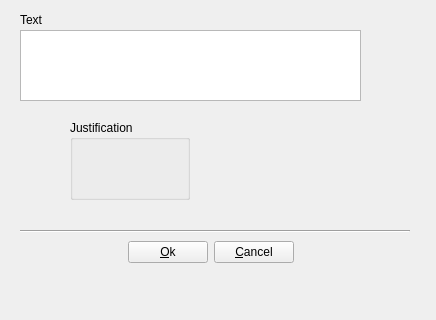
<?xml version="1.0" encoding="UTF-8"?>
<ui version="4.0">
 <class>Form</class>
 <widget class="QWidget" name="Form">
  <property name="geometry">
   <rect>
    <x>0</x>
    <y>0</y>
    <width>436</width>
    <height>320</height>
   </rect>
  </property>
  <property name="windowTitle">
   <string>Form</string>
  </property>
  <widget class="Line" name="line">
   <property name="geometry">
    <rect>
     <x>20</x>
     <y>230</y>
     <width>390</width>
     <height>3</height>
    </rect>
   </property>
   <property name="orientation">
    <enum>Qt::Horizontal</enum>
   </property>
  </widget>
  <widget class="QWidget" name="layoutWidget">
   <property name="geometry">
    <rect>
     <x>90</x>
     <y>240</y>
     <width>204</width>
     <height>25</height>
    </rect>
   </property>
   <layout class="QHBoxLayout" name="horizontalLayout">
    <item>
     <spacer name="horizontalSpacer_2">
      <property name="orientation">
       <enum>Qt::Horizontal</enum>
      </property>
      <property name="sizeHint" stdset="0">
       <size>
        <width>40</width>
        <height>20</height>
       </size>
      </property>
     </spacer>
    </item>
    <item>
     <widget class="QPushButton" name="ok">
      <property name="font">
       <font>
        <pointsize>9</pointsize>
       </font>
      </property>
      <property name="text">
       <string>&amp;Ok</string>
      </property>
     </widget>
    </item>
    <item>
     <widget class="QPushButton" name="cancel">
      <property name="font">
       <font>
        <pointsize>9</pointsize>
       </font>
      </property>
      <property name="text">
       <string>&amp;Cancel</string>
      </property>
     </widget>
    </item>
   </layout>
  </widget>
  <widget class="QPlainTextEdit" name="plainTextEdit">
   <property name="geometry">
    <rect>
     <x>20</x>
     <y>30</y>
     <width>341</width>
     <height>71</height>
    </rect>
   </property>
  </widget>
  <widget class="QLabel" name="label">
   <property name="geometry">
    <rect>
     <x>20</x>
     <y>10</y>
     <width>61</width>
     <height>20</height>
    </rect>
   </property>
   <property name="font">
    <font>
     <pointsize>9</pointsize>
    </font>
   </property>
   <property name="text">
    <string>Text</string>
   </property>
   <property name="alignment">
    <set>Qt::AlignLeading|Qt::AlignLeft|Qt::AlignVCenter</set>
   </property>
   <property name="buddy">
    <cstring>pinLabel</cstring>
   </property>
  </widget>
  <widget class="QGroupBox" name="groupBox">
   <property name="geometry">
    <rect>
     <x>70</x>
     <y>120</y>
     <width>120</width>
     <height>80</height>
    </rect>
   </property>
   <property name="font">
    <font>
     <pointsize>9</pointsize>
    </font>
   </property>
   <property name="title">
    <string>Justification</string>
   </property>
  </widget>
 </widget>
 <resources/>
 <connections/>
</ui>
